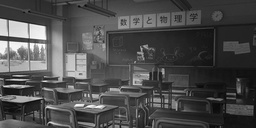
#> input picture opencv2/grayorigin.jpg, 256 x 128 px, shrunk from 1492 x 745 before the run
$ python 1sobel.py
#> lines starting #> are read from the running program, lines starting #| are printed output that depends on the picture
import cv2
import numpy as np

image0=cv2.imread('grayorigin.jpg')
#> image0 is the input picture: shape (128, 256, 3); min 4, max 255, mean 75.8
image=cv2.cvtColor(image0,cv2.COLOR_BGR2GRAY)

print(image.shape)
#| (128, 256)
height,width=(image.shape)
#> height = 128; width = 256

kernel_s=3
center=kernel_s//2
sobelx=np.array([[1,0,-1],[2,0,-2],[1,0,-1]])
sobely=np.array([[1,2,1],[0,0,0],[-1,-2,-1]])

def filterx(kernel_s,image,i,j):
    kernel=sobelx
    half=kernel_s//2
    sum=0
    for hang in range(kernel_s):
        for lie in range(kernel_s):
            sum=sum+kernel[hang][lie]*image[i-half+hang][j-half+lie]
    return sum

def filtery(kernel_s,image,i,j):
    kernel=sobely
    half=kernel_s//2
    sum=0
    for hang in range(kernel_s):
        for lie in range(kernel_s):
            sum=sum+kernel[hang][lie]*image[i-half+hang][j-half+lie]
    return sum

#可以用于替换image=cv2.filter2D(image,sobelx)

print(image.shape)
#| (128, 256)
hang,lie = image.shape
#> hang = 128; lie = 256

new_hang=hang-kernel_s+1
#> new_hang = 126
new_lie=lie-kernel_s+1
#> new_lie = 254
new_image= np.zeros((new_hang,new_lie))
for i in range(new_hang):
    for j in range(new_lie):
        new_image[i][j]=filterx(kernel_s,image,i+center,j+center)
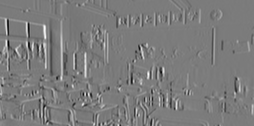
#> new_image: shape (126, 254) float64; min -568, max 604, mean 2.9; drawn with min black and max white
print(new_image)
#> (printed output is left out)
cv2.imwrite('soblex.jpg',new_image)
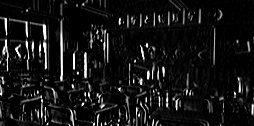
#> saved as soblex.jpg: shape (126, 254); min 0, max 255, mean 20.3

for i in range(new_hang):
    for j in range(new_lie):
        new_image[i][j]=filtery(kernel_s,image,i+center,j+center)
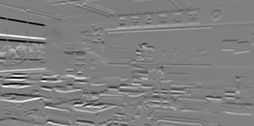
#> new_image: shape (126, 254) float64; min -809, max 796, mean -0.4; drawn with min black and max white
print(new_image)
#> (printed output is left out)
cv2.imwrite('sobley.jpg',new_image)
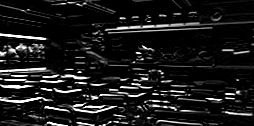
#> saved as sobley.jpg: shape (126, 254); min 0, max 255, mean 26.7
